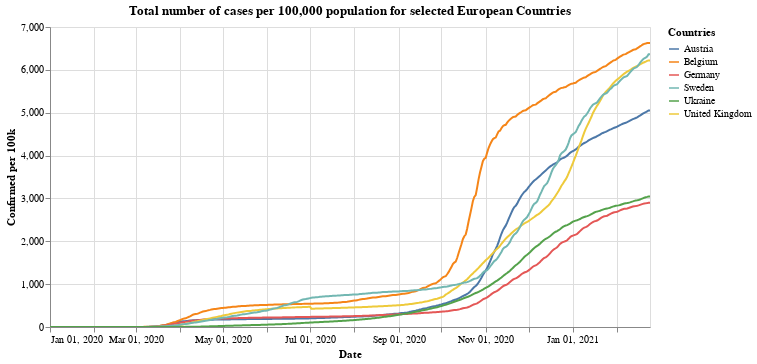

The code cell stored with this chart in its notebook:
### Markdown cell above
## Total cases per 100,000

### Code cell
#collapse

leg_selection = alt.selection_multi(fields=['id'], bind='legend')

alt.Chart(x_small).mark_line().encode(
    x=alt.X("yearmonthdate(date):T", axis=alt.Axis(title='Date')),
    y=alt.Y("confirmed_per:Q", axis=alt.Axis(title='Confirmed per 100k')),
    tooltip='id',
    color=alt.Color('id', legend=alt.Legend(title="Countries")),
    opacity=alt.condition(leg_selection, alt.value(1), alt.value(0.2))
).add_selection(leg_selection).properties(title='Total number of cases per 100,000 population for selected European Countries', width=600).interactive()

### Figure 1 — Vega-Lite specification as saved in the notebook (floating-point values rounded to 4 significant figures; data arrays with more than 128 entries replaced by an {"elided": "..."} marker saying what was removed)
{"config": {"view": {"continuousWidth": 400, "continuousHeight": 300}}, "data": {"name": "data-914f516df377513b80a7325a572f67e7"}, "mark": "line", "encoding": {"color": {"type": "nominal", "field": "id", "legend": {"title": "Countries"}}, "opacity": {"condition": {"value": 1, "selection": "selector001"}, "value": 0.2}, "tooltip": {"type": "nominal", "field": "id"}, "x": {"type": "temporal", "axis": {"title": "Date"}, "field": "date", "timeUnit": "yearmonthdate"}, "y": {"type": "quantitative", "axis": {"title": "Confirmed per 100k"}, "field": "confirmed_per"}}, "selection": {"selector001": {"type": "multi", "fields": ["id"], "bind": "legend"}, "selector002": {"type": "interval", "bind": "scales", "encodings": ["x", "y"]}}, "title": "Total number of cases per 100,000 population for selected European Countries", "width": 600, "$schema": "https://vega.github.io/schema/vega-lite/v4.8.1.json", "datasets": {"data-914f516df377513b80a7325a572f67e7": {"elided": "2526 records"}}}
